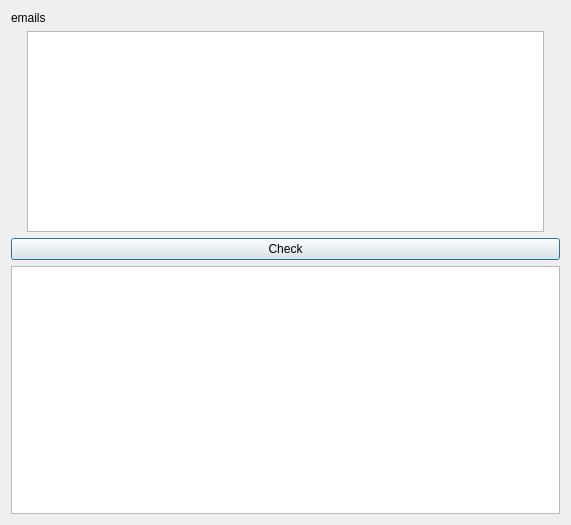
<?xml version="1.0" encoding="UTF-8"?>
<ui version="4.0">
 <class>Dialog</class>
 <widget class="QDialog" name="Dialog">
  <property name="geometry">
   <rect>
    <x>0</x>
    <y>0</y>
    <width>571</width>
    <height>525</height>
   </rect>
  </property>
  <property name="windowTitle">
   <string>Dialog</string>
  </property>
  <layout class="QGridLayout" name="gridLayout">
   <item row="0" column="0">
    <layout class="QVBoxLayout" name="verticalLayout_2">
     <item>
      <layout class="QVBoxLayout" name="verticalLayout">
       <item>
        <widget class="QLabel" name="label">
         <property name="text">
          <string>emails</string>
         </property>
        </widget>
       </item>
       <item alignment="Qt::AlignHCenter">
        <widget class="QTextEdit" name="textEdit">
         <property name="minimumSize">
          <size>
           <width>517</width>
           <height>0</height>
          </size>
         </property>
        </widget>
       </item>
       <item>
        <widget class="QPushButton" name="pushButton">
         <property name="text">
          <string>Check</string>
         </property>
        </widget>
       </item>
      </layout>
     </item>
     <item>
      <widget class="QTextEdit" name="textEdit_2"/>
     </item>
    </layout>
   </item>
  </layout>
 </widget>
 <resources/>
 <connections/>
</ui>
